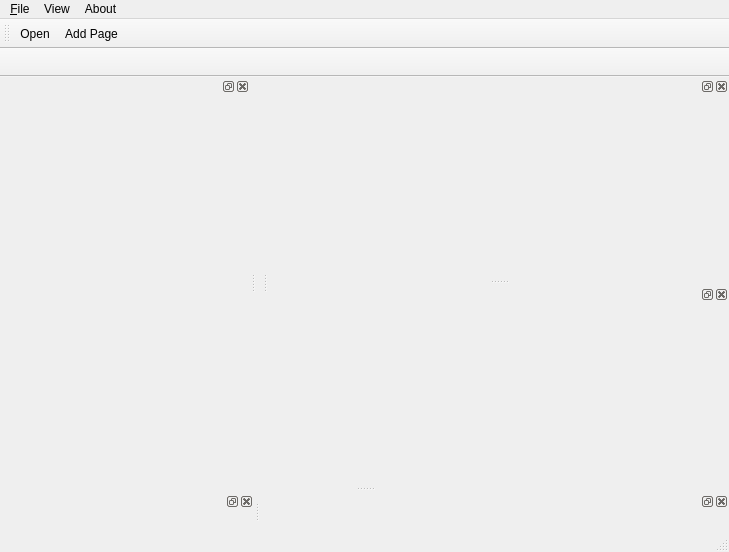
<?xml version="1.0" encoding="UTF-8"?>
<ui version="4.0">
 <class>MainWindow</class>
 <widget class="QMainWindow" name="MainWindow">
  <property name="geometry">
   <rect>
    <x>0</x>
    <y>0</y>
    <width>729</width>
    <height>552</height>
   </rect>
  </property>
  <property name="sizePolicy">
   <sizepolicy hsizetype="Preferred" vsizetype="Preferred">
    <horstretch>0</horstretch>
    <verstretch>0</verstretch>
   </sizepolicy>
  </property>
  <property name="mouseTracking">
   <bool>false</bool>
  </property>
  <property name="autoFillBackground">
   <bool>false</bool>
  </property>
  <property name="dockNestingEnabled">
   <bool>true</bool>
  </property>
  <property name="dockOptions">
   <set>QMainWindow::AllowNestedDocks|QMainWindow::AllowTabbedDocks|QMainWindow::AnimatedDocks|QMainWindow::ForceTabbedDocks</set>
  </property>
  <widget class="QWidget" name="centralWidget"/>
  <widget class="QMenuBar" name="menuBar">
   <property name="geometry">
    <rect>
     <x>0</x>
     <y>0</y>
     <width>729</width>
     <height>21</height>
    </rect>
   </property>
   <widget class="QMenu" name="menuFile">
    <property name="title">
     <string>&amp;File</string>
    </property>
    <addaction name="actionOpen"/>
    <addaction name="actionAdd_Page"/>
    <addaction name="separator"/>
    <addaction name="actionClose"/>
   </widget>
   <widget class="QMenu" name="menuHelp">
    <property name="title">
     <string>About</string>
    </property>
    <addaction name="actionAbout_SourceLine"/>
   </widget>
   <widget class="QMenu" name="menuView">
    <property name="title">
     <string>View</string>
    </property>
    <addaction name="actionSettings"/>
   </widget>
   <addaction name="menuFile"/>
   <addaction name="menuView"/>
   <addaction name="menuHelp"/>
  </widget>
  <widget class="QToolBar" name="toolBar">
   <property name="windowTitle">
    <string>toolBar</string>
   </property>
   <attribute name="toolBarArea">
    <enum>TopToolBarArea</enum>
   </attribute>
   <attribute name="toolBarBreak">
    <bool>false</bool>
   </attribute>
   <addaction name="actionOpen"/>
   <addaction name="actionAdd_Page"/>
  </widget>
  <widget class="QStatusBar" name="statusBar"/>
  <widget class="HistoryTree" name="uiHistoryTree">
   <property name="minimumSize">
    <size>
     <width>250</width>
     <height>38</height>
    </size>
   </property>
   <attribute name="dockWidgetArea">
    <number>8</number>
   </attribute>
   <widget class="QWidget" name="dockWidgetContents_5"/>
  </widget>
  <widget class="EditorView" name="uiEditorView">
   <property name="minimumSize">
    <size>
     <width>461</width>
     <height>38</height>
    </size>
   </property>
   <attribute name="dockWidgetArea">
    <number>8</number>
   </attribute>
   <widget class="QWidget" name="dockWidgetContents"/>
  </widget>
  <widget class="FileView" name="uiFileView">
   <property name="sizePolicy">
    <sizepolicy hsizetype="Preferred" vsizetype="Preferred">
     <horstretch>0</horstretch>
     <verstretch>0</verstretch>
    </sizepolicy>
   </property>
   <property name="minimumSize">
    <size>
     <width>250</width>
     <height>38</height>
    </size>
   </property>
   <property name="baseSize">
    <size>
     <width>280</width>
     <height>370</height>
    </size>
   </property>
   <property name="floating">
    <bool>false</bool>
   </property>
   <attribute name="dockWidgetArea">
    <number>1</number>
   </attribute>
   <widget class="QWidget" name="dockWidgetContents_4"/>
  </widget>
  <widget class="QToolBar" name="uiTabToolBar">
   <property name="sizePolicy">
    <sizepolicy hsizetype="Preferred" vsizetype="Preferred">
     <horstretch>0</horstretch>
     <verstretch>0</verstretch>
    </sizepolicy>
   </property>
   <property name="minimumSize">
    <size>
     <width>0</width>
     <height>29</height>
    </size>
   </property>
   <property name="windowTitle">
    <string>toolBar_2</string>
   </property>
   <property name="movable">
    <bool>false</bool>
   </property>
   <attribute name="toolBarArea">
    <enum>TopToolBarArea</enum>
   </attribute>
   <attribute name="toolBarBreak">
    <bool>true</bool>
   </attribute>
  </widget>
  <widget class="RevisionTable" name="uiRevisionTable">
   <property name="minimumSize">
    <size>
     <width>461</width>
     <height>38</height>
    </size>
   </property>
   <attribute name="dockWidgetArea">
    <number>2</number>
   </attribute>
   <widget class="QWidget" name="dockWidgetContents_8"/>
  </widget>
  <widget class="Console" name="uiConsole">
   <property name="minimumSize">
    <size>
     <width>461</width>
     <height>38</height>
    </size>
   </property>
   <property name="layoutDirection">
    <enum>Qt::LeftToRight</enum>
   </property>
   <attribute name="dockWidgetArea">
    <number>2</number>
   </attribute>
   <widget class="QWidget" name="dockWidgetContents_3"/>
  </widget>
  <action name="actionClose">
   <property name="text">
    <string>Quit</string>
   </property>
  </action>
  <action name="actionOpen">
   <property name="icon">
    <iconset>
     <normalon>:/Icons/Icons/folder_open.png</normalon>
    </iconset>
   </property>
   <property name="text">
    <string>Open</string>
   </property>
  </action>
  <action name="actionAbout_SourceLine">
   <property name="text">
    <string>About SourceLine...</string>
   </property>
  </action>
  <action name="actionSettings">
   <property name="text">
    <string>Settings</string>
   </property>
  </action>
  <action name="actionAdd_Page">
   <property name="icon">
    <iconset>
     <normalon>:/Icons/Icons/addIcon.png</normalon>
    </iconset>
   </property>
   <property name="text">
    <string>Add Page</string>
   </property>
  </action>
 </widget>
 <layoutdefault spacing="6" margin="11"/>
 <customwidgets>
  <customwidget>
   <class>FileView</class>
   <extends>QDockWidget</extends>
   <header>fileview.h</header>
   <container>1</container>
  </customwidget>
  <customwidget>
   <class>Console</class>
   <extends>QDockWidget</extends>
   <header>console.h</header>
   <container>1</container>
  </customwidget>
  <customwidget>
   <class>RevisionTable</class>
   <extends>QDockWidget</extends>
   <header>revisiontable.h</header>
   <container>1</container>
  </customwidget>
  <customwidget>
   <class>HistoryTree</class>
   <extends>QDockWidget</extends>
   <header>historytree.h</header>
   <container>1</container>
  </customwidget>
  <customwidget>
   <class>EditorView</class>
   <extends>QDockWidget</extends>
   <header>editorview.h</header>
   <container>1</container>
  </customwidget>
 </customwidgets>
 <resources/>
 <connections/>
</ui>
